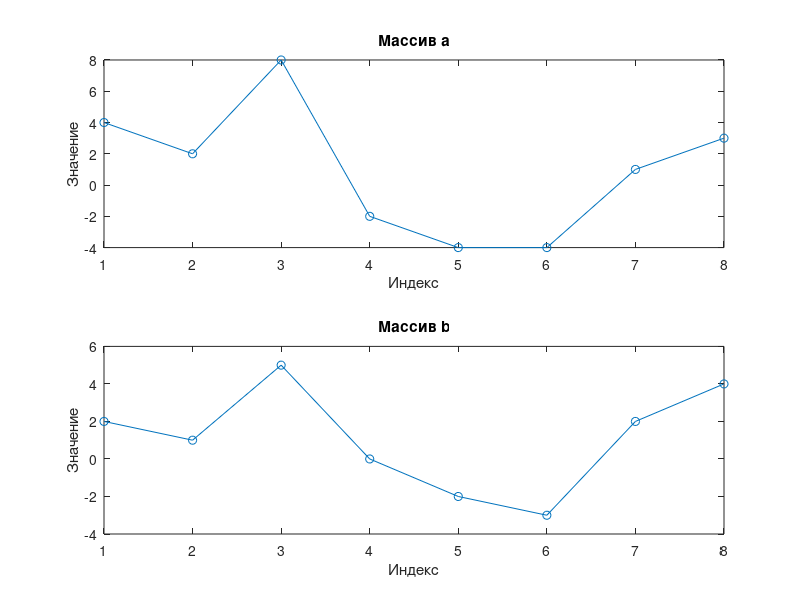
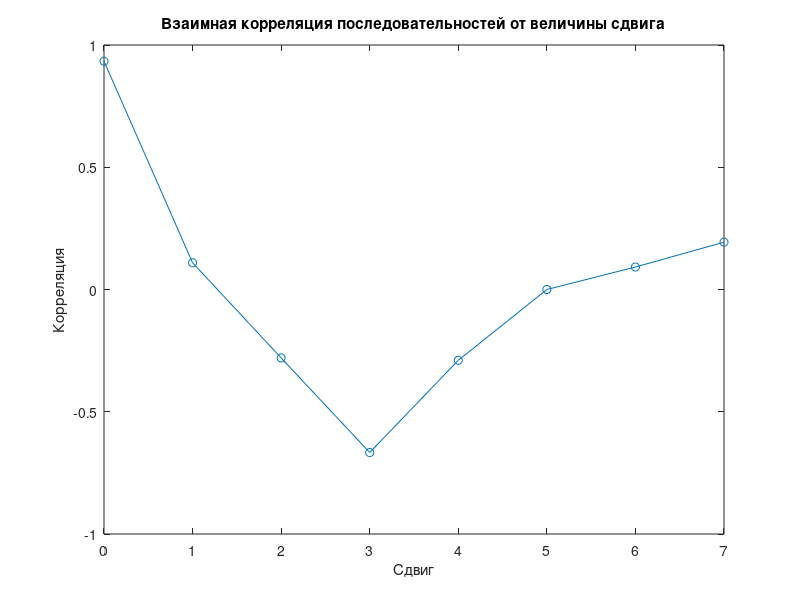
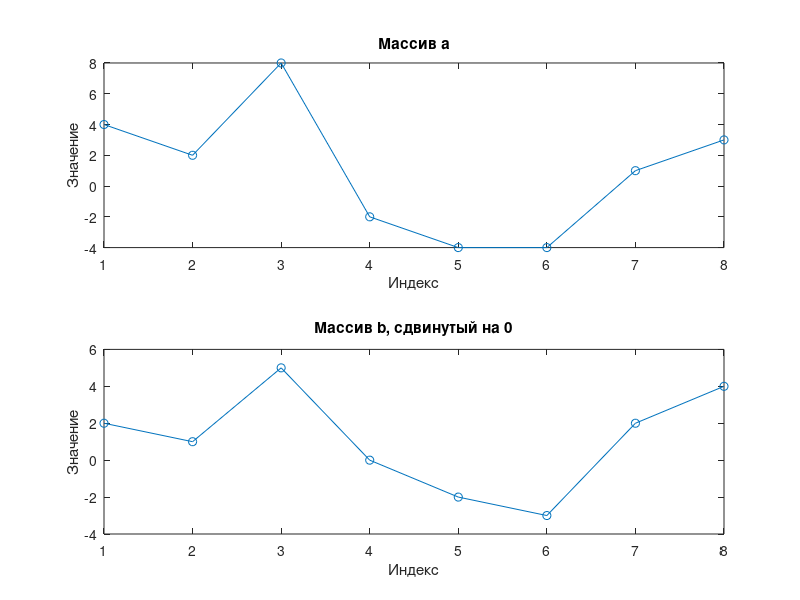

These charts were generated, in order, by the following MATLAB code:
% Исходные массивы данных
a = [4, 2, 8, -2, -4, -4, 1, 3];
b = [2, 1, 5, 0, -2, -3, 2, 4];
c = [-4, -1, -3, 1, 2, 5, -1, -2];

% 1. Вычисление корреляции между массивами a, b и c
corr_ab = corr(a', b');
corr_ac = corr(a', c');
corr_bc = corr(b', c');

% 2. Время для сигналов
t = 0:0.01:1;

% Сигналы для анализа корреляции
s1 = sin(2 * pi * 5 * t); % Пример сигнала s1(t)
b_extended = interp1(1:length(b), b, linspace(1, length(b), length(t)), 'linear', 'extrap');

% 3. Определение корреляции между s1(t) и массивами a и b
corr_s1_a = corr(s1', interp1(1:length(a), a, linspace(1, length(a), length(s1)))');
corr_s1_b = corr(s1', b_extended');

% Вывод корреляции между s1(t) и a, b
disp(['Корреляция между s1 и a: ', num2str(corr_s1_a)]);
disp(['Корреляция между s1 и b: ', num2str(corr_s1_b)]);

% 4. Графики массивов a и b
figure;
subplot(2, 1, 1);
plot(a, 'o-');
title('Массив a');
xlabel('Индекс');
ylabel('Значение');

subplot(2, 1, 2);
plot(b, 'o-');
title('Массив b');
xlabel('Индекс');
ylabel('Значение');

% 5. Вычисление взаимной корреляции со сдвигом для массивов a и b
max_corr = -Inf;
best_shift = 0;
num_shifts = length(a);
correlations = zeros(1, num_shifts);

for shift = 0:num_shifts-1
    b_shifted = [zeros(1, shift), b(1:end-shift)]; % Сдвиг b вправо
    corr_value = corr(a', b_shifted');
    correlations(shift + 1) = corr_value;

    if corr_value > max_corr
        max_corr = corr_value;
        best_shift = shift;
    end
end

% Показать результаты корреляции
disp(['Максимальная корреляция: ', num2str(max_corr), ' при сдвиге ', num2str(best_shift)]);

% Построение графика корреляции в зависимости от сдвига
figure;
plot(0:num_shifts-1, correlations, '-o');
title('Взаимная корреляция последовательностей от величины сдвига');
xlabel('Сдвиг');
ylabel('Корреляция');

% Построение графиков a и b со сдвигом для максимальной корреляции
figure;
subplot(2, 1, 1);
plot(a, 'o-');
title('Массив a');
xlabel('Индекс');
ylabel('Значение');

subplot(2, 1, 2);
plot([zeros(1, best_shift), b(1:end-best_shift)], 'o-');
title(['Массив b, сдвинутый на ', num2str(best_shift)]);
xlabel('Индекс');
ylabel('Значение');
